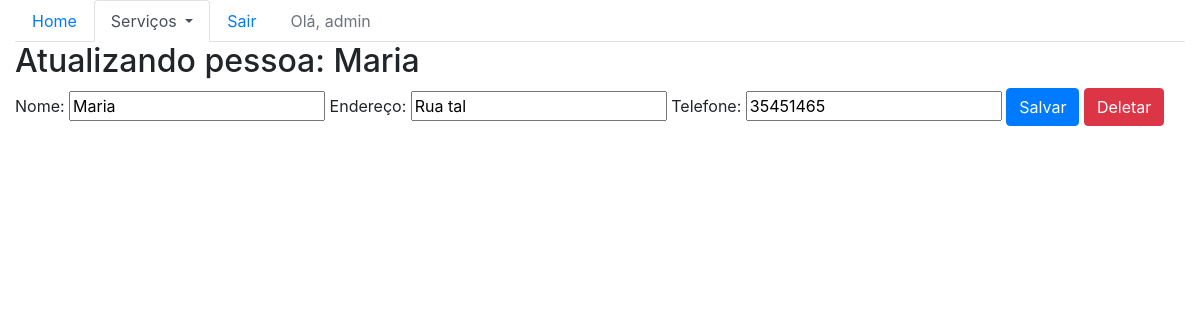
Screenshot of /sistema/pessoas-update/1 (signed in) with the database file from the repository.
### core/models.py (models this page shows)
class Pessoa(models.Model):
    nome = models.CharField(max_length=100)
    endereco = models.CharField("endereço", max_length=200)
    telefone = models.CharField(max_length=20)
    class Meta:
        verbose_name = "Pessoa"
        verbose_name_plural = "Pessoas"
    def __str__(self):
        return self.nome

### core/views.py (the view)
# urls.py: path('pessoas-update/<int:id>', pessoa_update, name='core_pessoa_update'),
@login_required
def pessoa_update(request, id):
    data = {}
    pessoa = Pessoa.objects.get(id=id)
    form = PessoaForm(request.POST or None, instance=pessoa)
    data['pessoa'] = pessoa
    data['form'] = form
    if request.method == 'POST':
        if form.is_valid():
            form.save()
            return redirect('core_lista_pessoas')
    else:
        return render(request, 'core/update_pessoa.html', data)

### core/forms.py
class PessoaForm(ModelForm):
    class Meta:
        model = Pessoa
        fields = ('__all__')

### core/templates/core/update_pessoa.html (shortened to what this page needs)
{% extends 'base.html' %}
{% load bootstrap %}
{% block main %}
    <div class="row">
        <div class="col">
            <h2>Atualizando pessoa: {{ pessoa }} </h2>
        </div>
    </div>
    <div class="row">
        <div class="col">
            <form action=" {% url 'core_pessoa_update' pessoa.id %} " method="post">
                {{ form|bootstrap }}
                <button class="btn btn-primary" type="submit">Salvar</button>
                <a
                    href="{% url 'core_delete_pessoa' pessoa.id %}"
                    class="btn btn-danger">
                    Deletar
                </a>
            </form>
        </div>
    </div>
{% endblock main %}

### templates/base.html (shortened to what this page needs)
{% load static %}
<!DOCTYPE html>
<html lang="pt-br">
<head>
    <link rel="stylesheet" href="{% static 'bootstrap/css/bootstrap.css' %}">
</head>
<body>
    <div class="container-fluid">
        <ul class="nav nav-tabs">
            <li class="nav-item">
                <a
                    class="nav-link
                        "
                    href="{% url 'core_home' %}">
                    Home
                </a>
            </li>
            <li class="nav-item dropdown">
                <a
                    class="nav-link dropdown-toggle
                        {% if not request.resolver_match.url_name == 'core_home' %}
                            active
                        {% endif %}"
                    data-toggle="dropdown" href="#"
                    role="button"
                    aria-haspopup="true"
                    aria-expanded="false">
                    Serviços
                </a>
            </li>
            {% if user.is_authenticated %}
                <li class="nav-item">
                    <a class="nav-link" href="{% url 'logout' %}">Sair</a>
                </li>
                <li class="nav-item">
                    <a class="nav-link disabled" href="#">Olá, {{ user }}</a>
                </li>
            {% else %}
                <li class="nav-item">
                    <a class="nav-link" href="{% url 'login' %}">Entrar</a>
                </li>
            {% endif %}
        </ul>
        {% block main %}
        {% endblock main %}
    </div>
</body>
</html>

### rows the page displays
Pessoa: nome "Maria", endereco "Rua tal", telefone "35451465"

### other values shown
{{ user }} "admin"
